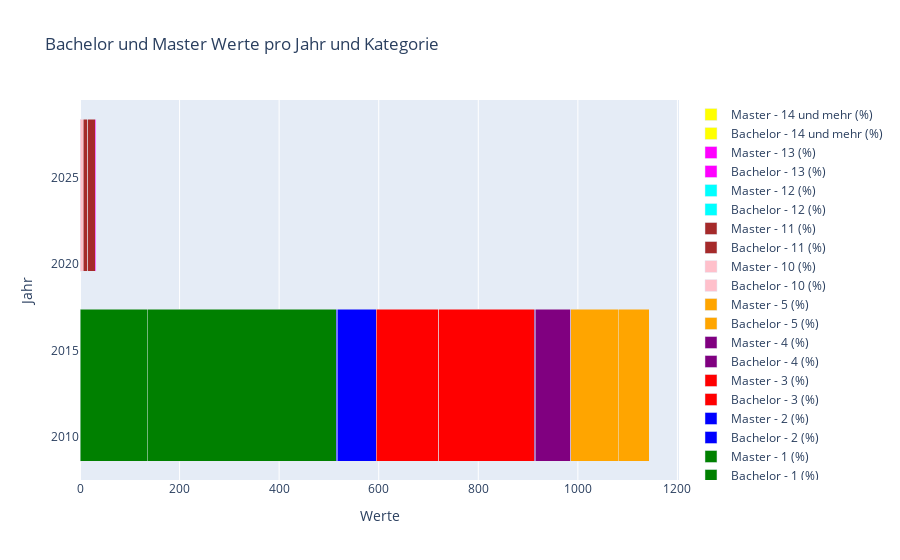

The notebook cell saved with this chart:
### Code cell
import plotly.graph_objects as go
import pandas as pd

# Beispiel-Daten (ersetze dies mit deinem DataFrame)
data = {
    'Jahr': [2013, 2013, 2013, 2013, 2013, 2024, 2024, 2024, 2024, 2024],
    'Category': ['1 (%)', '2 (%)', '3 (%)', '4 (%)', '5 (%)', '10 (%)', '11 (%)', '12 (%)', '13 (%)', '14 und mehr (%)'],
    'Bachelorg Wert': [135.0, 2.0, 126.0, 2.0, 95.0, 7.0, 9.0, 0.0, 3.0, 0.0],
    'Master Wert': [380.0, 78.0, 191.0, 72.0, 62.0, 0.0, 15.0, 0.0, 0.0, 0.0],
}

# Erstelle den DataFrame
df = pd.DataFrame(data)

# Alle Kategorien (wir setzen die Reihenfolge manuell auf Category)
categories = sorted(df['Category'].unique(), key=lambda x: int(x.split()[0]))

# Data Preparation for Stacked Bars
bachelor_bin = df.pivot(index='Jahr', columns='Category', values='Bachelorg Wert').fillna(0)
master_bin = df.pivot(index='Jahr', columns='Category', values='Master Wert').fillna(0)

# Farben für jede Kategorie definieren (optional)
category_colors = {
    '1 (%)': 'green', '2 (%)': 'blue', '3 (%)': 'red', '4 (%)': 'purple', 
    '5 (%)': 'orange', '10 (%)': 'pink', '11 (%)': 'brown', '12 (%)': 'cyan', 
    '13 (%)': 'magenta', '14 und mehr (%)': 'yellow'
}

# Layout des Diagramms
layout = go.Layout(
    title='Bachelor und Master Werte pro Jahr und Kategorie',
    barmode='stack',  # Balken übereinander stapeln
    yaxis=dict(title='Jahr'),
    xaxis=dict(title='Werte'),
    showlegend=True
)

# Erstelle die Daten für das gestapelte Balkendiagramm
data = []
for category in categories:
    data.append(
        go.Bar(
            y=bachelor_bin.index,
            x=bachelor_bin[category],
            name=f'Bachelor - {category}',
            orientation='h',
            marker=dict(color=category_colors.get(category, 'gray')),
            hoverinfo='x+name'
        )
    )
    data.append(
        go.Bar(
            y=master_bin.index,
            x=master_bin[category],
            name=f'Master - {category}',
            orientation='h',
            marker=dict(color=category_colors.get(category, 'gray')),
            hoverinfo='x+name'
        )
    )

# Erstelle das Diagramm und zeige es an
fig = go.Figure(data=data, layout=layout)
fig.show()

### Figure 1 — Plotly figure (JSON) as saved in the notebook; plotly's stock layout.template omitted (floating-point values rounded to 4 significant figures)
{"data": [{"hoverinfo": "x+name", "marker": {"color": "green"}, "name": "Bachelor - 1 (%)", "orientation": "h", "type": "bar", "x": [135, 0], "y": [2013, 2024]}, {"hoverinfo": "x+name", "marker": {"color": "green"}, "name": "Master - 1 (%)", "orientation": "h", "type": "bar", "x": [380, 0], "y": [2013, 2024]}, {"hoverinfo": "x+name", "marker": {"color": "blue"}, "name": "Bachelor - 2 (%)", "orientation": "h", "type": "bar", "x": [2, 0], "y": [2013, 2024]}, {"hoverinfo": "x+name", "marker": {"color": "blue"}, "name": "Master - 2 (%)", "orientation": "h", "type": "bar", "x": [78, 0], "y": [2013, 2024]}, {"hoverinfo": "x+name", "marker": {"color": "red"}, "name": "Bachelor - 3 (%)", "orientation": "h", "type": "bar", "x": [126, 0], "y": [2013, 2024]}, {"hoverinfo": "x+name", "marker": {"color": "red"}, "name": "Master - 3 (%)", "orientation": "h", "type": "bar", "x": [191, 0], "y": [2013, 2024]}, {"hoverinfo": "x+name", "marker": {"color": "purple"}, "name": "Bachelor - 4 (%)", "orientation": "h", "type": "bar", "x": [2, 0], "y": [2013, 2024]}, {"hoverinfo": "x+name", "marker": {"color": "purple"}, "name": "Master - 4 (%)", "orientation": "h", "type": "bar", "x": [72, 0], "y": [2013, 2024]}, {"hoverinfo": "x+name", "marker": {"color": "orange"}, "name": "Bachelor - 5 (%)", "orientation": "h", "type": "bar", "x": [95, 0], "y": [2013, 2024]}, {"hoverinfo": "x+name", "marker": {"color": "orange"}, "name": "Master - 5 (%)", "orientation": "h", "type": "bar", "x": [62, 0], "y": [2013, 2024]}, {"hoverinfo": "x+name", "marker": {"color": "pink"}, "name": "Bachelor - 10 (%)", "orientation": "h", "type": "bar", "x": [0, 7], "y": [2013, 2024]}, {"hoverinfo": "x+name", "marker": {"color": "pink"}, "name": "Master - 10 (%)", "orientation": "h", "type": "bar", "x": [0, 0], "y": [2013, 2024]}, {"hoverinfo": "x+name", "marker": {"color": "brown"}, "name": "Bachelor - 11 (%)", "orientation": "h", "type": "bar", "x": [0, 9], "y": [2013, 2024]}, {"hoverinfo": "x+name", "marker": {"color": "brown"}, "name": "Master - 11 (%)", "orientation": "h", "type": "bar", "x": [0, 15], "y": [2013, 2024]}, {"hoverinfo": "x+name", "marker": {"color": "cyan"}, "name": "Bachelor - 12 (%)", "orientation": "h", "type": "bar", "x": [0, 0], "y": [2013, 2024]}, {"hoverinfo": "x+name", "marker": {"color": "cyan"}, "name": "Master - 12 (%)", "orientation": "h", "type": "bar", "x": [0, 0], "y": [2013, 2024]}, {"hoverinfo": "x+name", "marker": {"color": "magenta"}, "name": "Bachelor - 13 (%)", "orientation": "h", "type": "bar", "x": [0, 3], "y": [2013, 2024]}, {"hoverinfo": "x+name", "marker": {"color": "magenta"}, "name": "Master - 13 (%)", "orientation": "h", "type": "bar", "x": [0, 0], "y": [2013, 2024]}, {"hoverinfo": "x+name", "marker": {"color": "yellow"}, "name": "Bachelor - 14 und mehr (%)", "orientation": "h", "type": "bar", "x": [0, 0], "y": [2013, 2024]}, {"hoverinfo": "x+name", "marker": {"color": "yellow"}, "name": "Master - 14 und mehr (%)", "orientation": "h", "type": "bar", "x": [0, 0], "y": [2013, 2024]}], "layout": {"barmode": "stack", "showlegend": true, "title": {"text": "Bachelor und Master Werte pro Jahr und Kategorie"}, "xaxis": {"title": {"text": "Werte"}}, "yaxis": {"title": {"text": "Jahr"}}}}
